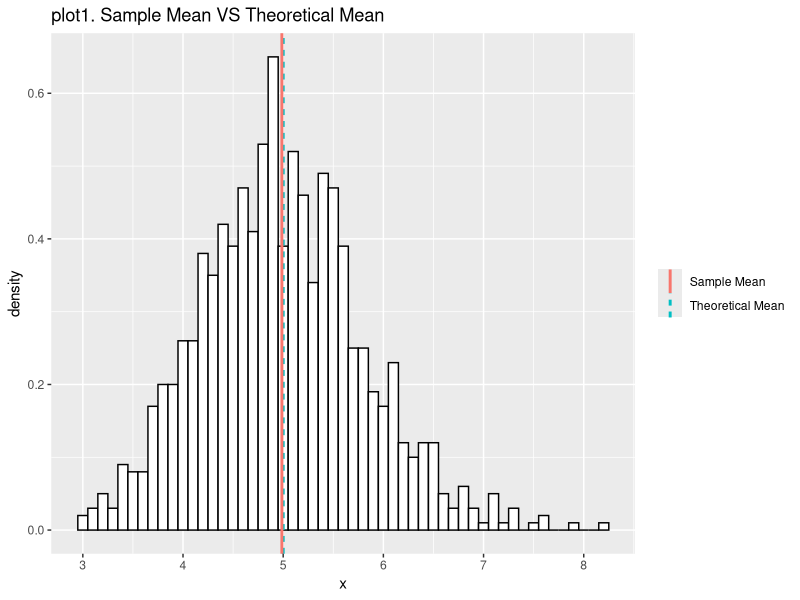
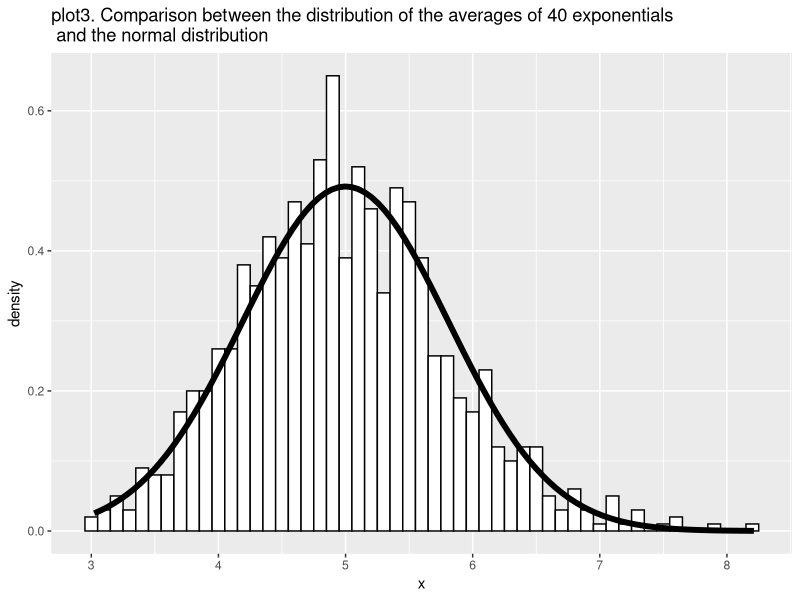

Here is the R script that generated these plots, in order:
## ---- chunk 1
knitr::opts_chunk$set(echo = FALSE)

## ---- chunk 2
library(ggplot2)
lambda <- 0.2
n <- 40

# The simulation of the avg of 40 exponentials
nosim <- 1000
set.seed(1000)
simMeans <- apply(matrix(rexp(n * nosim, lambda), nosim), 1, mean)
dat <- data.frame(x = c(simMeans),
                  group = factor(rep(c("sample"), each = nosim))
           )

# the statistics
sampleMean <- mean(simMeans)
sampleSd <- sd(simMeans)

# The simulationn of the var of 40 exponentials
set.seed(1000)
simVars <- apply(matrix(rexp(n * nosim, lambda), nosim), 1, var)
dat2 <- data.frame(variance = simVars, 
                   group = factor(rep("sample"), nosim))

# The statistics
varsMean <- mean(simVars)
## ---- chunk 3
# ploting
dfun <- function(x) dnorm(x, mean = 5, sd = 0.811)
g <- ggplot(data = dat, aes(x = x)) +
        geom_histogram(aes(y = ..density..), color = "black",
                       fill = "white", binwidth = 0.1)
# Mean
mean2 <- data.frame(mean = c(1/lambda, sampleMean), 
                    type = c("Theoretical Mean", "Sample Mean"))
g1 <- g + geom_vline(data = mean2, 
                     aes(xintercept = mean, color = type, linetype = type), 
                     size = 1, show.legend = TRUE) +
        theme(legend.title=element_blank())+
        labs(title = "plot1. Sample Mean VS Theoretical Mean")
g1
## ---- chunk 4
sampleSd^2
## ---- chunk 5
# Approximately normal
# g is indicated in "mean" chunck
g3 <- g + stat_function(fun = dfun, size = 2) +
        labs(title = "plot3. Comparison between the distribution of the averages of 40 exponentials \n and the normal distribution")
g3
